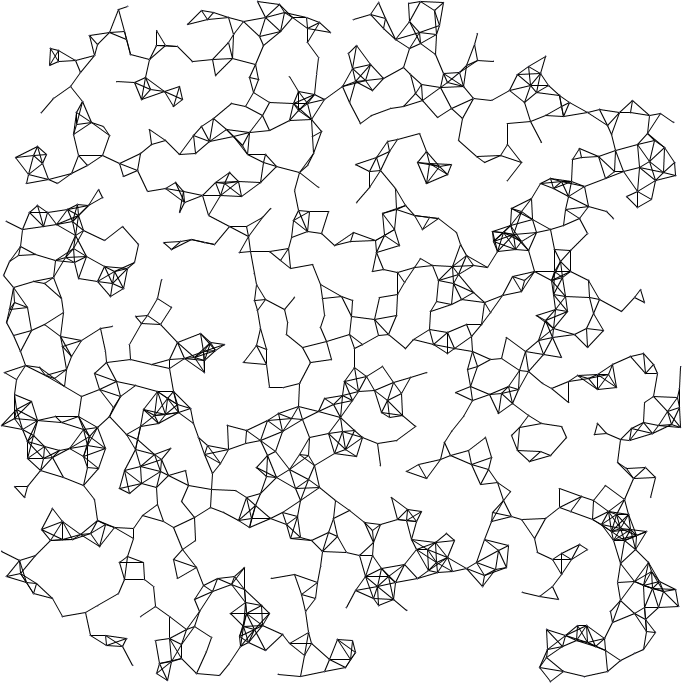
#> input picture Program/test_1.png, 682 x 683 px
$ python FYP_Ben_1.py
#> lines starting #> are read from the running program, lines starting #| are printed output that depends on the picture
"""
Created on Sun Oct  6 16:50:24 2019
2019_UM_FST_CPS_FYP_Hole Detection in Sensor Network Project

FYP_06_10_2019
@author:     Ng Kim Hou
@Student ID: DB625369
@Description:
1. Test input an image convert to bitmap
2. Find all the edges

"""
from PIL import Image

#Input the image and the image convert RGB mode
img = Image.open("test_1.png").convert('RGB')

#Copy the image
b_img = img.copy()

#load the image
pixels = b_img.load()

#useing the black pixels to find the edges
for x in range(b_img.height-1):
    for y in range(b_img.width-1):

        #If the pixels is black, change the color to red.
        if (pixels[x, y] != (255, 255, 255)):
            pixels[x, y] = (255, 0, 0)


print('DONE')

#Save the image as bitmap
b_img.save("test1.bmp")
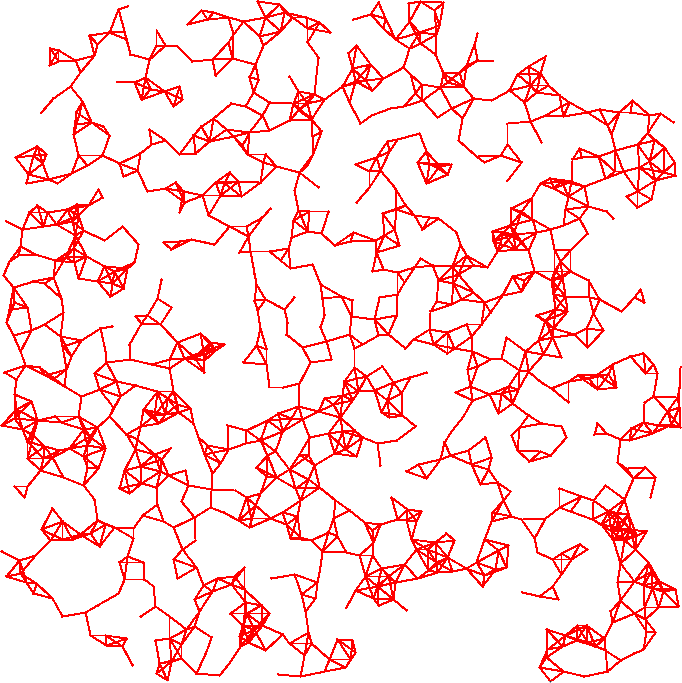
#> saved as test1.bmp: PIL image 682x683 RGB; mean R, G, B 255, 220.1, 220.1
img.show()
b_img.show()

$ run again, with Program/data_1.png copied over Program/test_1.png
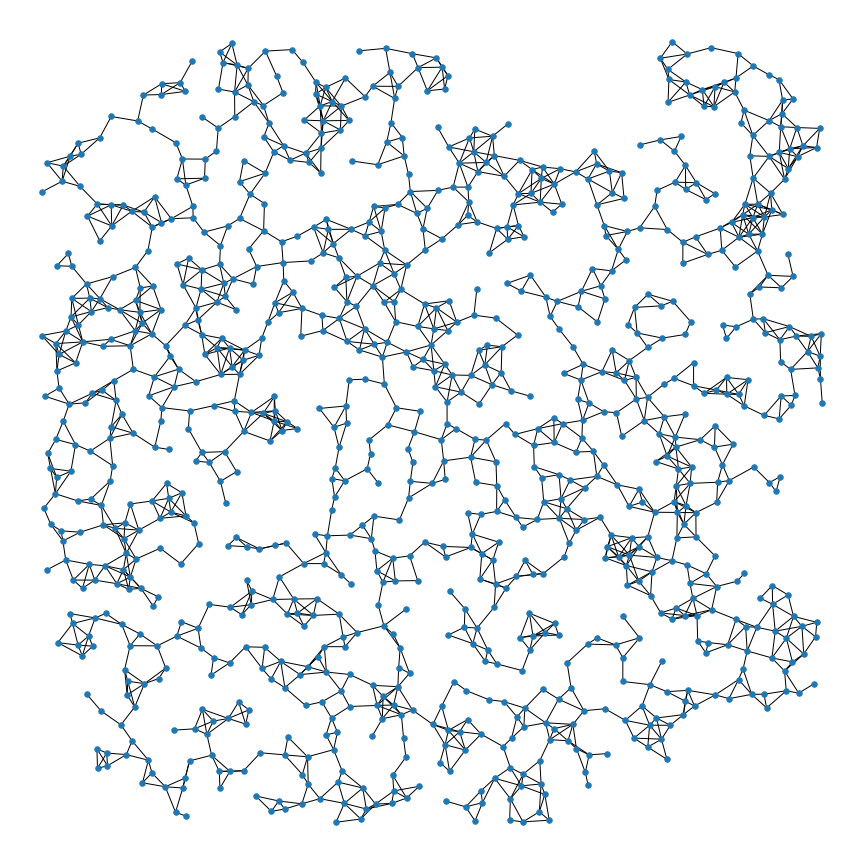
#> input picture Program/data_1.png, 864 x 864 px
#> `b_img.save("test1.bmp")`:
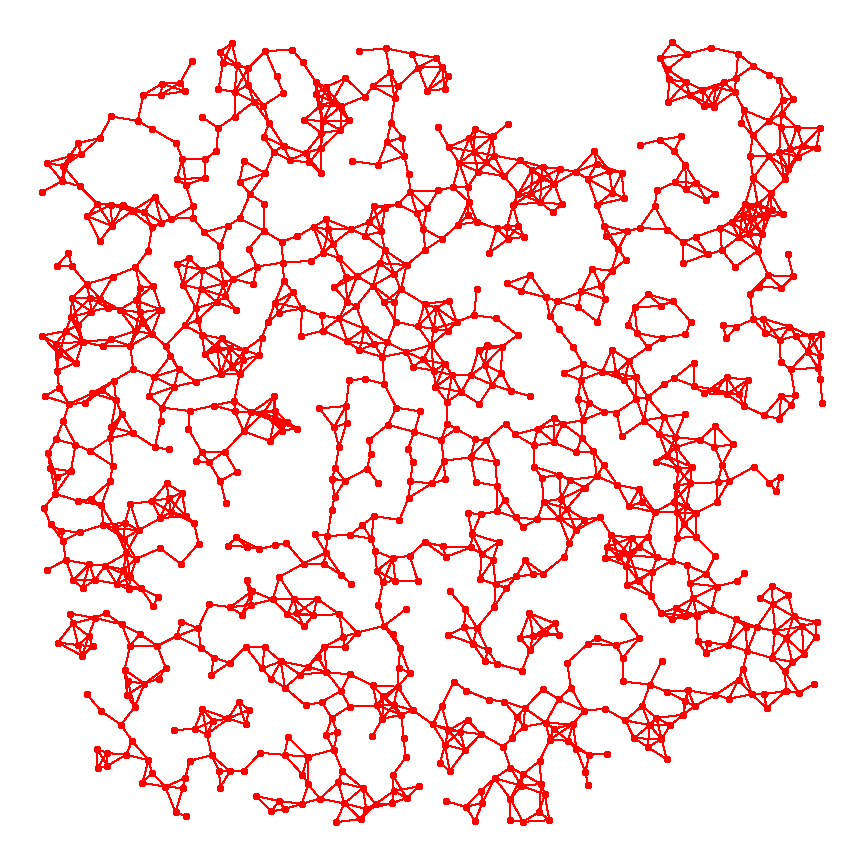
#> saved as test1.bmp: PIL image 864x864 RGB; mean R, G, B 255, 221.4, 221.4

$ run again, with Program/data_2.png copied over Program/test_1.png
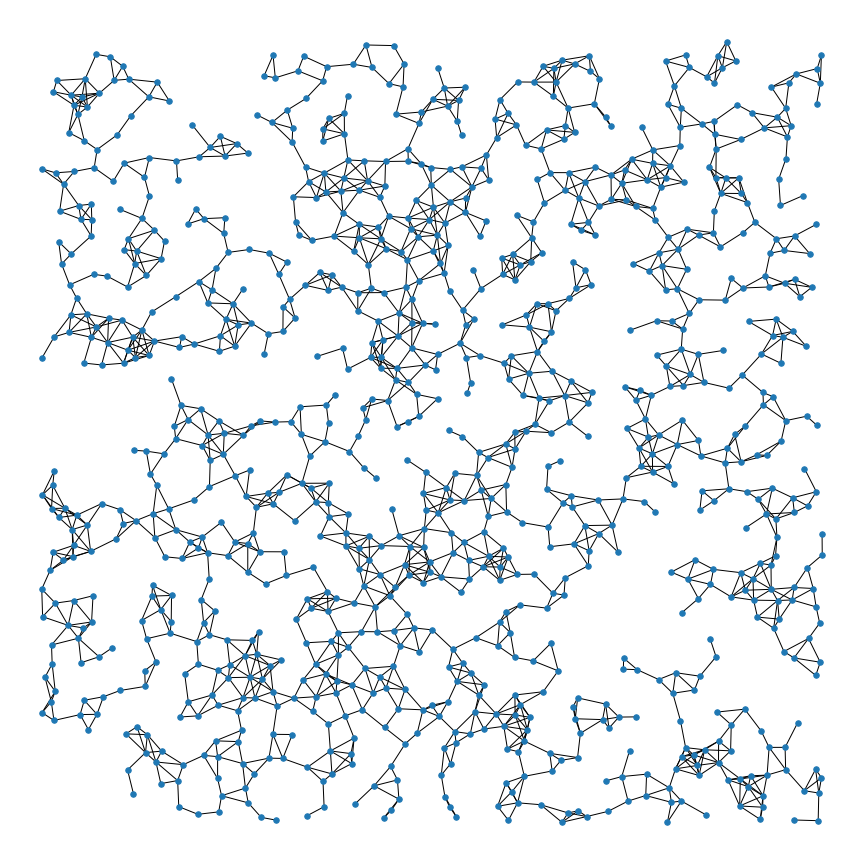
#> input picture Program/data_2.png, 864 x 864 px
#> `b_img.save("test1.bmp")`:
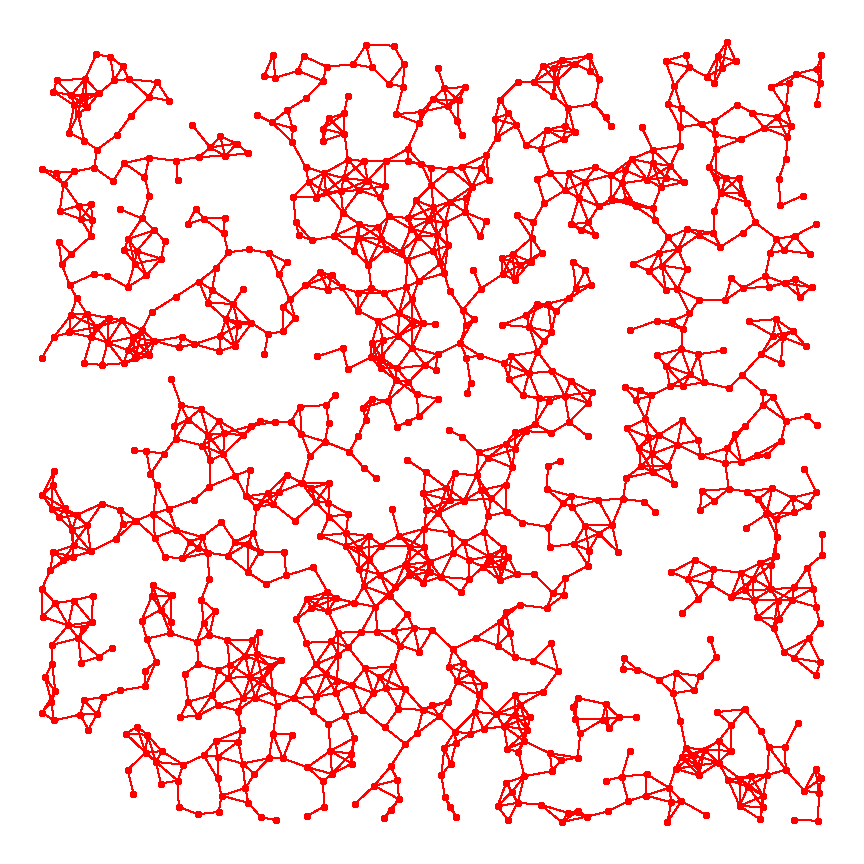
#> saved as test1.bmp: PIL image 864x864 RGB; mean R, G, B 255, 220.5, 220.5

$ run again, with Program/data_3.png copied over Program/test_1.png
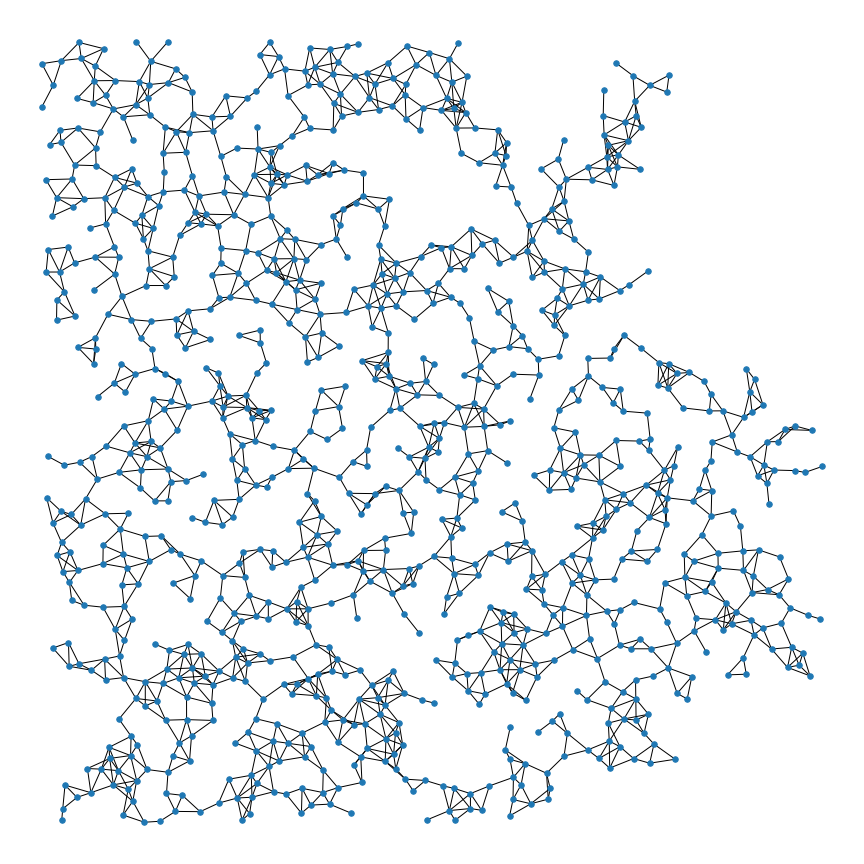
#> input picture Program/data_3.png, 864 x 864 px
#> `b_img.save("test1.bmp")`:
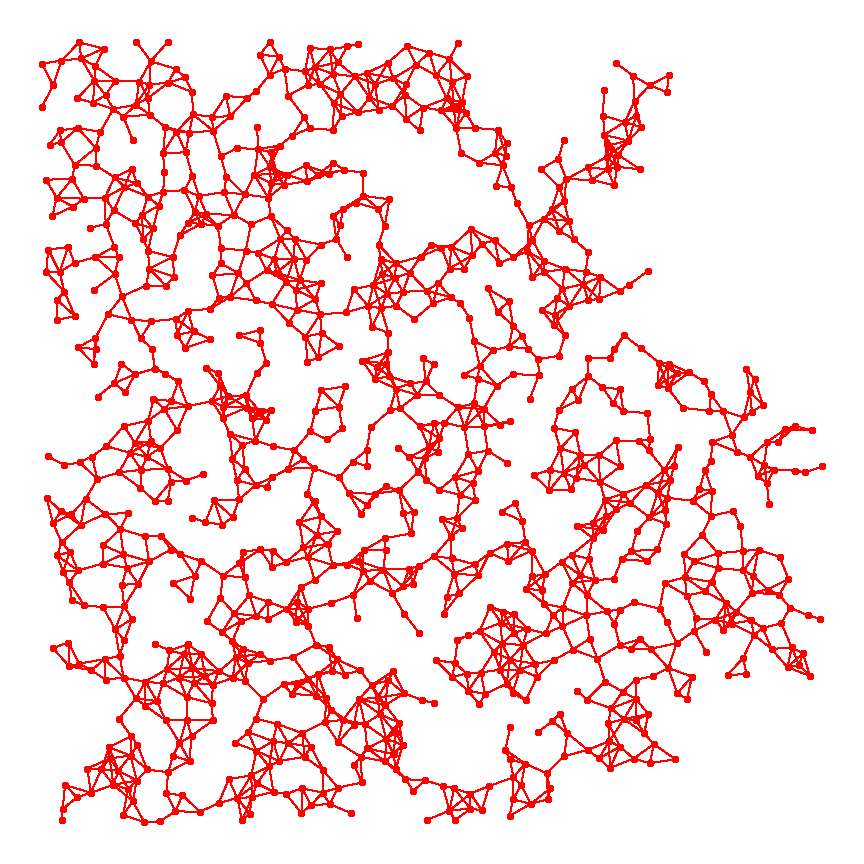
#> saved as test1.bmp: PIL image 864x864 RGB; mean R, G, B 255, 221.4, 221.4
